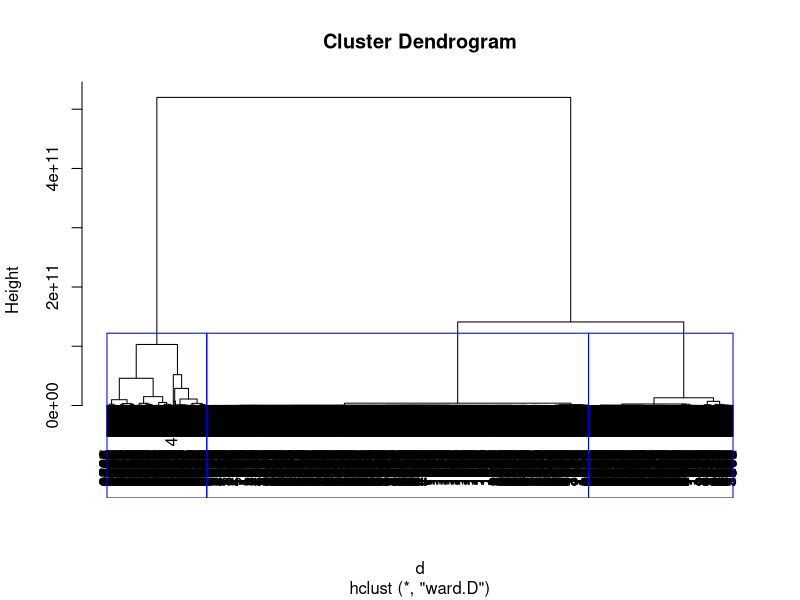
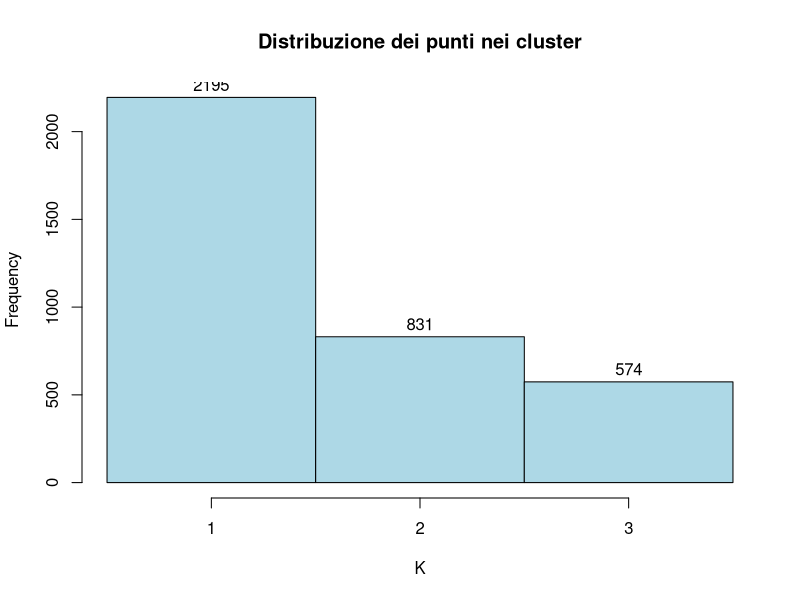
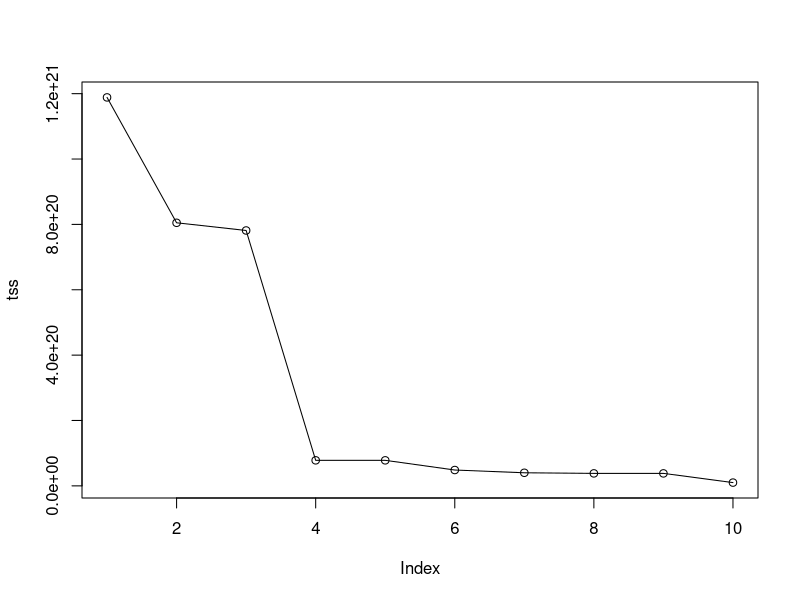
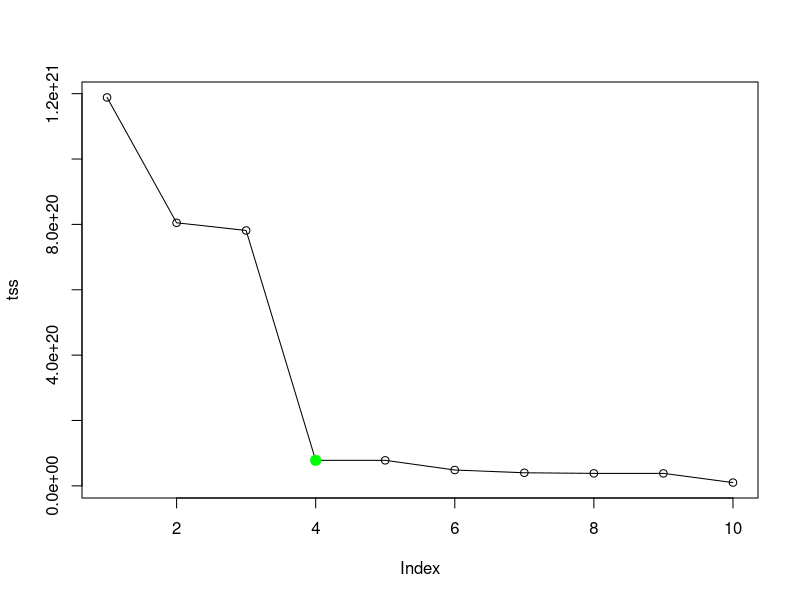
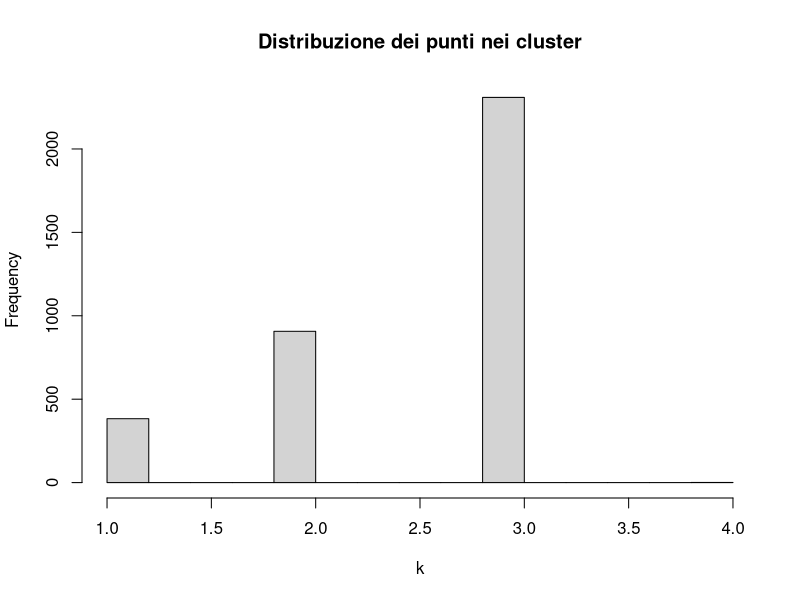
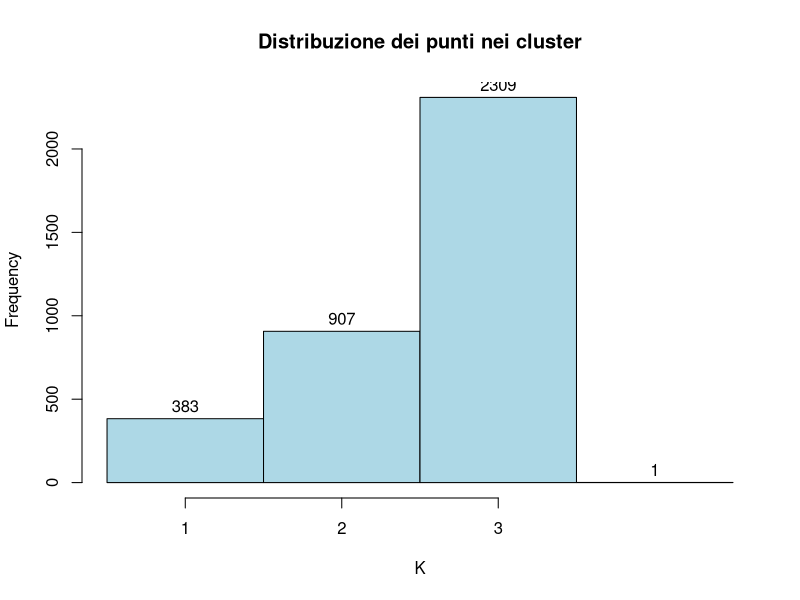

Generate these figures, in order, with R:
#First task: 
#run both hclust and kmeans; 
#produce all related plots (e.g., dendrogram, sensitivity of tot.withinss); 
#estimate the number of clusters based on the results of hclust and kmeans; 
# discuss obtained results.

#lettura dei dati flows.csv
data<- read.csv('flows/flows1.csv')
data


################## CLUSTERING GERARCHICO ################## 

#Calcolo delle distanze euclidee:
# restituisce la matrice di distanze euclidee, cioè tutte le possibili distanze tra coppie di punti. 
d<- dist(data, method="euclidean")

# algoritmo standard di clustering gerarchico:
#"ward.D" "single", "complete", "average" (= UPGMA), "mcquitty" (= WPGMA), "median" (= WPGMC) or "centroid" (= UPGMC).
fit <- hclust(d, method="ward.D")

#plot del dendrogramma
plot(fit)

#zoom del plot
#plot(as.dendrogram(fit), ylim = c(0,200000000000))

# utilizziamo la funzione rect.hclust per mettere i rettangoli
#k è il numero di cluster che individuiamo guardando il dendrogramma
rect.hclust(fit, k=3, border = "blue")

#Taglio dell'albero: 
#l’uscita è fornita come identificativo del cluster di appartenenza per ogni punto.
g<- cutree(fit, k=3)
g

#creazione dataframe
clusters<-g
df<-clusters
df
#plot(data, col=g, pch=g, cex=2) 

#distribuzione dei punti nei cluster
#hist(g, breaks=5, xlab = "k", main=paste("Distribuzione dei punti nei cluster" ), labels = TRUE, ylim=c(0,2500))
h<-hist(df, col="lightblue", labels = TRUE, 
          breaks=seq(min(df)-1,max(df)),
          axes=F, main="Distribuzione dei punti nei cluster", xlab="K")
axis(2)
axis(1,at=h$mids,seq(min(df),max(df)))

################## CLUSTERING K-MEANS ################## 
#definiamo un vettore di 10 elementi con un id crescente (tss=total squares sum): 
#ipotizziamo di testare fino a 10 cluster (k=10)
#tss è la metrica che vogliamo misurare in base al numero di cluster.
tss<-seq(1,10,1)  

# Test dei valori di k da 1 a 10.
for (i in 1:10) tss[i] <- kmeans(data,i)$tot.withinss   
tss   #-> è una metrica del totale della somma dei quadrati intra-cluster. Varia molto velocemente quando varia il numero di cluster.
plot(tss, type='o')
plot(tss, type="o")

#l'idea è scegliere qualcosa che si trova in corripondenza del ginocchio o subito dopo il ginocchio.
points( c(4), tss[which.min(tss>2e20)], pch=20, col="green", cex=2)

# k=4 
res<-kmeans(data,4) #non va bene perché restituisce un cluster costituito da un unico punto.

#restituisce l'id del cluster per i vari punti
res$cluster 

#restituisce i centroidi
res$centers 

#restituisce restituisce la somma dei quadrati delle distanze dei punti rispetto al centroide (intra-cluster). Se faccio tot.withinss ottengo la somma di questi valori.
res$withinss

#creazione dataframe
clusters_kmeans<-res$cluster
df_km<-clusters_kmeans
df_km

#distribuzione dei punti nei cluster
hist(res$cluster, xlab = "k", main="Distribuzione dei punti nei cluster")

h2<-hist(df_km, col="lightblue", labels = TRUE, 
        breaks=seq(min(df_km)-1,max(df_km)),
        axes=F, main="Distribuzione dei punti nei cluster", xlab="K")
axis(2)
axis(1,at=h$mids,seq(min(df),max(df)))
#plot(data, col=res$cluster, pch=res$cluster)

# Aggiunta dei centroidi sul grafico
#points(res$centers, pch=5) 

